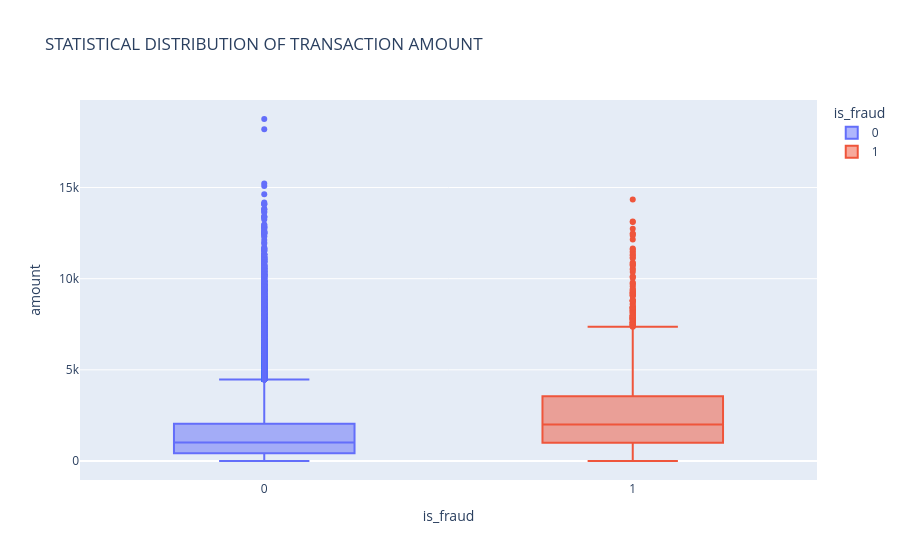

The code cell stored with this chart in its notebook:
### Markdown cell above
- ##### Boxplot to visualize the statistical distribution in amount

### Code cell
# Plotly interactive boxplot
fig = px.box(data, x='is_fraud', y="amount",
             color='is_fraud',
             title='STATISTICAL DISTRIBUTION OF TRANSACTION AMOUNT')
fig.show()
fig.write_image("../Reports/boxplot.png")

### Figure 1 — Plotly figure (JSON) as saved in the notebook; plotly's stock layout.template omitted (floating-point values rounded to 4 significant figures; data arrays with more than 128 entries replaced by an {"elided": "..."} marker saying what was removed)
{"data": [{"alignmentgroup": "True", "hovertemplate": "is_fraud=%{x}<br>amount=%{y}<extra></extra>", "legendgroup": "0", "marker": {"color": "#636efa"}, "name": "0", "notched": false, "offsetgroup": "0", "orientation": "v", "showlegend": true, "type": "box", "x": {"elided": "116490 int values"}, "x0": " ", "xaxis": "x", "y": {"elided": "116490 float values"}, "y0": " ", "yaxis": "y"}, {"alignmentgroup": "True", "hovertemplate": "is_fraud=%{x}<br>amount=%{y}<extra></extra>", "legendgroup": "1", "marker": {"color": "#EF553B"}, "name": "1", "notched": false, "offsetgroup": "1", "orientation": "v", "showlegend": true, "type": "box", "x": {"elided": "3510 int values"}, "x0": " ", "xaxis": "x", "y": {"elided": "3510 float values"}, "y0": " ", "yaxis": "y"}], "layout": {"boxmode": "overlay", "legend": {"title": {"text": "is_fraud"}, "tracegroupgap": 0}, "title": {"text": "STATISTICAL DISTRIBUTION OF TRANSACTION AMOUNT"}, "xaxis": {"anchor": "y", "categoryarray": [0, 1], "categoryorder": "array", "domain": [0, 1], "title": {"text": "is_fraud"}}, "yaxis": {"anchor": "x", "domain": [0, 1], "title": {"text": "amount"}}}}
